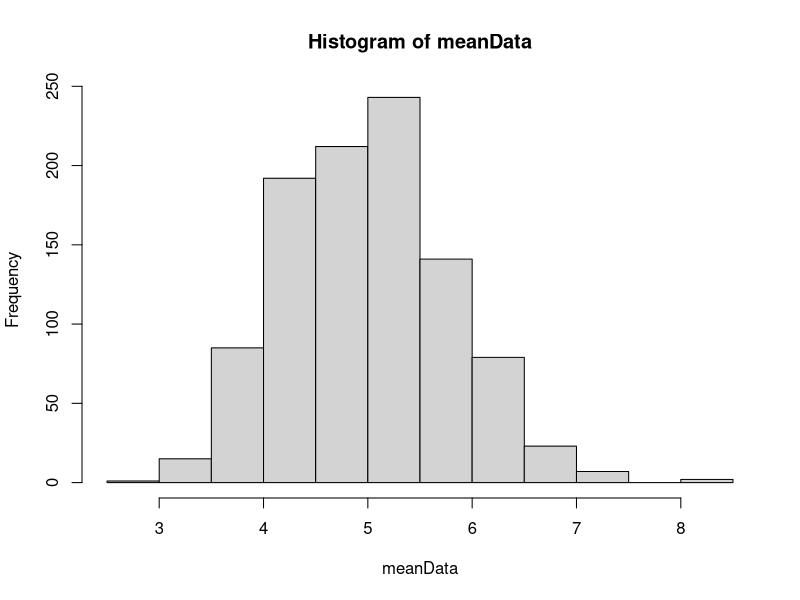
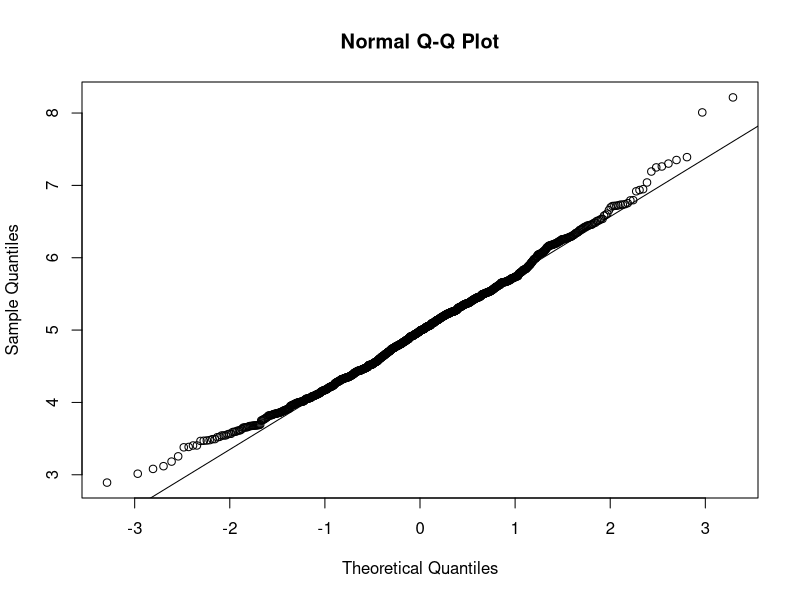
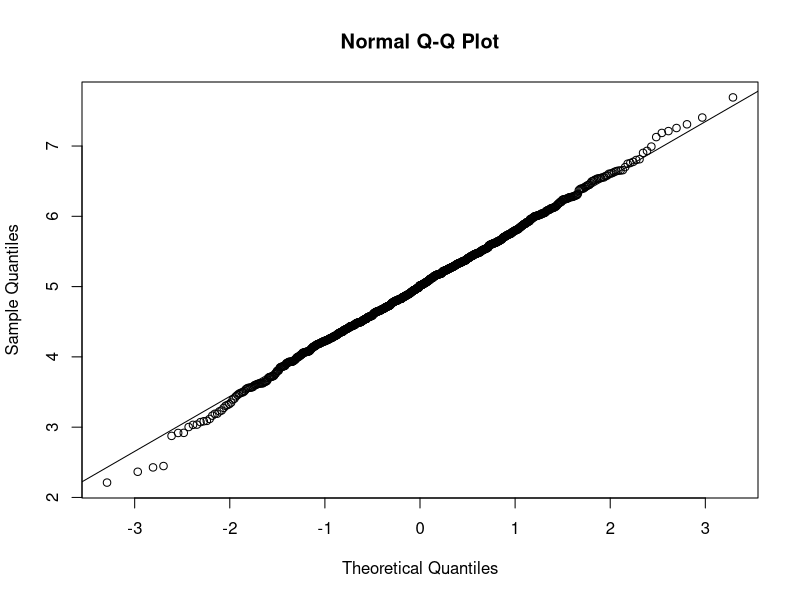
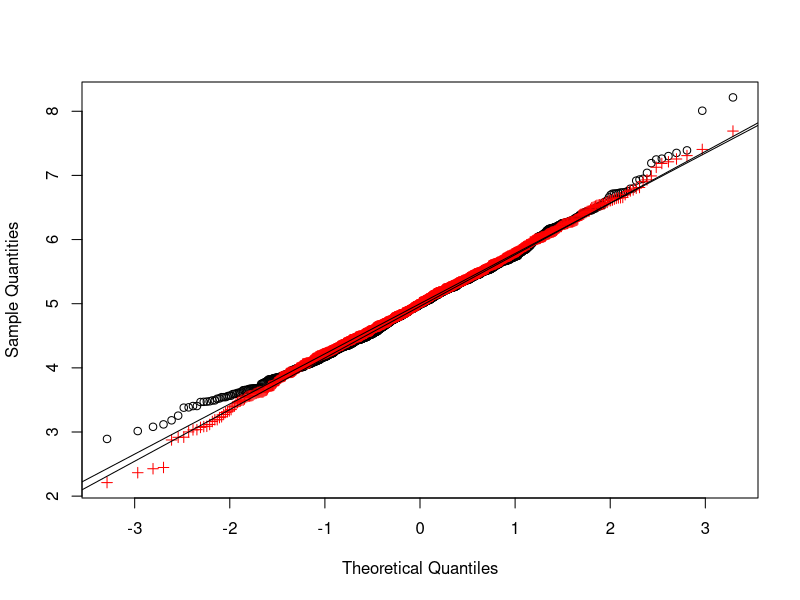
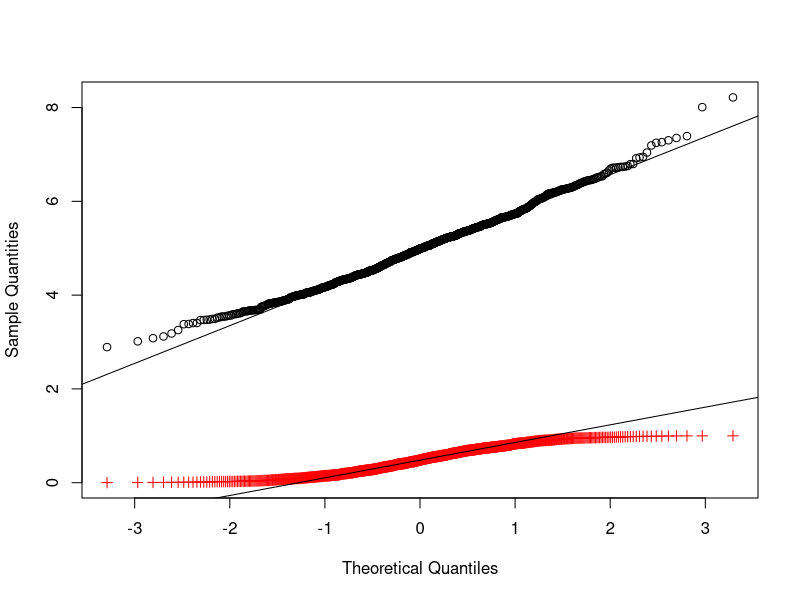

Recreate these plots in R, in order.
## ---- chunk 1
set.seed(31)
lambda <- 0.2
nsim <- 1000
data <- array(nsim)
for (i in 1 : nsim) { ## 1000 simulations
  data[i] <- data.frame(rexp(40, lambda)) ## 40 observations
}

meanData <- sapply(data, mean) ## take mean of each of the simulations
## ---- chunk 2
1/lambda
## ---- chunk 3
mean(meanData)
## ---- chunk 4
1/lambda
## ---- chunk 5
(1/lambda)^2
## ---- chunk 6
(1/lambda)^2/40
## ---- chunk 7
var(meanData)
## ---- chunk 8
hist(meanData)
## ---- chunk 9
qqnorm(meanData)
qqline(meanData) ## creates a line that goes from 2nd to the 4th quantile. 

## ---- chunk 10
norm<-rnorm(1000, mean=mean(meanData), sd=sd(meanData))
qqnorm(norm)
qqline(norm) ## creates a line that goes from 2nd to the 4th quantile. 

## ---- chunk 11
q1 <- qqnorm(meanData, plot.it = FALSE)
q2 <- qqnorm(norm, plot.it = FALSE)
plot(range(q1$x, q2$x), range(q1$y, q2$y), type = "n", 
     ylab="Sample Quantities", xlab="Theoretical Quantiles")
points(q1)
points(q2, col = "red", pch = 3) ## normal
qqline(meanData) ## quantile line, going from 0.25 to 0.75 quantile
qqline(norm) ## quantile line, going from 0.25 to 0.75 quantile

## ---- chunk 12
unif<-runif(1000) ## a 1000 uniforms
q1 <- qqnorm(meanData, plot.it = FALSE)
q2 <- qqnorm(unif, plot.it = FALSE)
plot(range(q1$x, q2$x), range(q1$y, q2$y), type = "n", 
     ylab="Sample Quantities", xlab="Theoretical Quantiles")
points(q1)
points(q2, col = "red", pch = 3) ## uniform
qqline(meanData) ## quantile line, going from 0.25 to 0.75 quantile
qqline(unif) ## quantile line, going from 0.25 to 0.75 quantile

